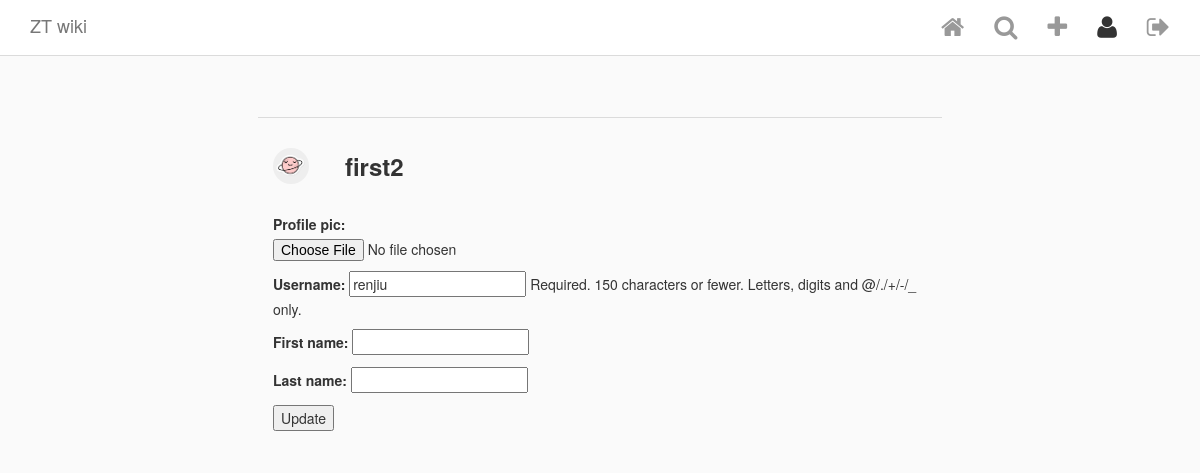
Page /commute/edit_profile/1/ (signed in) on the committed database.
### commute/models.py (models this page shows, shortened)
class Member(AbstractUser):
    profile_pic = ProcessedImageField(upload_to='static/images/profiles',
                                      format='JPEG', options={'quality': 100}, blank=True, null=True)

### commute/views.py (the view)
# urls.py: path('edit_profile/<int:pk>/', EditProfile.as_view(), name='profileedit'),
class EditProfile(LoginRequiredMixin, UpdateView):
    model = Member
    template_name = 'profileedit.html'
    fields = ['profile_pic', 'username', 'first_name', 'last_name']
    login_url = 'login'
    success_url = reverse_lazy('posts')

### commute/templatetags/custom_tags.py (called while the page is built)
@register.simple_tag(takes_context=True)
def active(context, pattern_or_urlname):
    try:
        pattern = reverse(pattern_or_urlname)
    except NoReverseMatch:
        pattern = pattern_or_urlname
    path = context['request'].path
    if re.search(pattern, path):
        return 'active'
    return ''

### templates/profileedit.html (shortened to what this page needs)
{% extends 'base.html' %}
{% block content %}
<div class="row profile-settings">
  <div class="col-xs-12">
    <div class="profile-pic-name">
      {% if user.profile_pic %}
        <img class="picture-circle--medium" src="/{{user.profile_pic}}">
      {% endif %}
      <span class="first_name">{{ user.first_name }}</span>
    </div>
    <form action="" method="post" enctype="multipart/form-data">
        {{ form.as_p }}
        <input type="submit" value="Update" />
    </form>
  </div>
</div>
{% endblock content %}

### static/css/style.css (style rules this page uses)
html { height: 100%; }
body { min-height: 100%; background-color: #fafafa; }
.picture-circle, .picture-circle--medium, .picture-circle--small { border-radius: 100%; width: 150px; height: 150px; }
.picture-circle--medium { width: 36px; height: 36px; }
@media screen and (min-width: 768px) { .profile-settings, .auth-form { max-width: 60%; margin: 0 auto; border-top: none; } }
.profile-settings { margin-top: 60px; border-top: 1px solid #dbdbdb; }
.profile-pic-name { padding: 30px 0; }
.profile-pic-name span { font-size: 24px; font-weight: bold; vertical-align: middle; margin-left: 32px; }

### rows in the picture
Member: profile_pic (picture), first_name "first2"
Member: username "renjiu"
